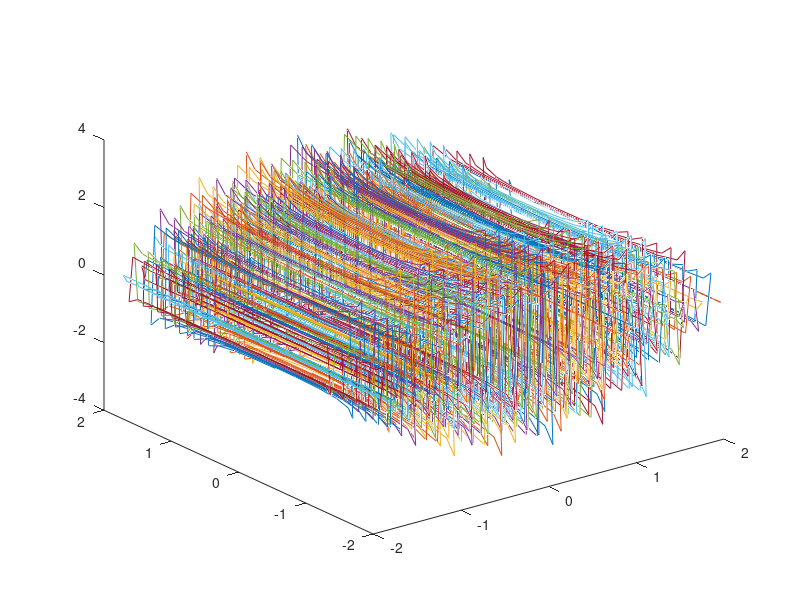

The MATLAB source for this figure:
f = @(r, fi) r .* fi;
r = linspace(1, 2);
fi = linspace(0, 10*pi);
x = r.*cos(fi);
y = r.*sin(fi);

g = @(x, y) f(sqrt(x.^2 + y.^2), atan(y./x));
[A, B] = ndgrid(x, y);
surf(x, y, g(A, B))
hold off
plot3(x, y, g(A, B))
% popravi